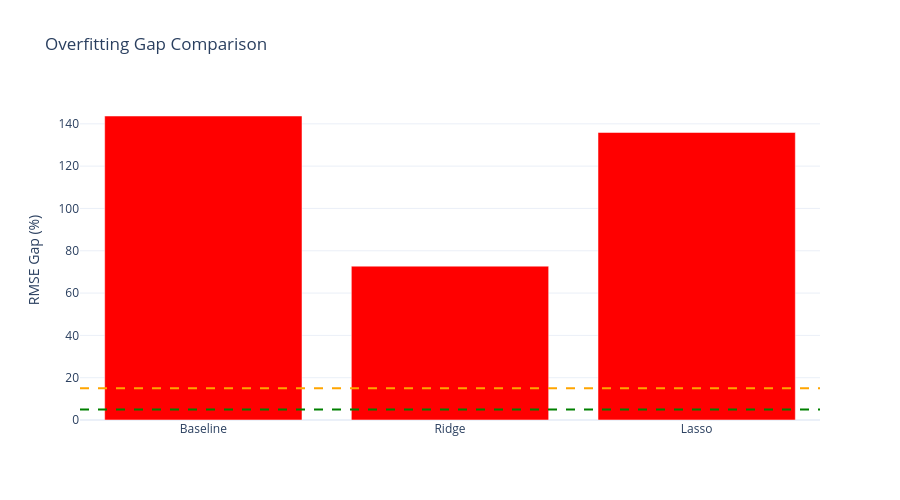

The notebook cell saved with this chart:
### Markdown cell above
### Expected output

![r2_score_comparison](.doc/notebook_plots/03_Regularized/r2_score_comparison.png)

### Code cell
gaps = [
    (base_test_rmse - base_train_rmse)/base_train_rmse*100,
    (ridge_test_rmse - ridge_train_rmse)/ridge_train_rmse*100,
    (lasso_test_rmse - lasso_train_rmse)/lasso_train_rmse*100
]

colors = ['red' if gap > 15 else 'orange' if gap > 5 else 'green' for gap in gaps]

fig3 = go.Figure(data=go.Bar(x=models, y=gaps, marker_color=colors))
fig3.add_hline(y=5, line_dash="dash", line_color="green")
fig3.add_hline(y=15, line_dash="dash", line_color="orange")

fig3.update_layout(
    title='Overfitting Gap Comparison',
    yaxis_title='RMSE Gap (%)',
    height=500
)
fig3.write_image(".doc/notebook_plots/03_Regularized/overfitting_gap.png", scale=2)
fig3.show()

### Figure 1 — Plotly figure (JSON) as saved in the notebook; plotly's stock layout.template omitted (floating-point values rounded to 4 significant figures)
{"data": [{"marker": {"color": ["red", "red", "red"]}, "type": "bar", "x": ["Baseline", "Ridge", "Lasso"], "y": [143.7, 72.74, 135.9]}], "layout": {"height": 500, "shapes": [{"line": {"color": "green", "dash": "dash"}, "type": "line", "x0": 0, "x1": 1, "xref": "x domain", "y0": 5, "y1": 5, "yref": "y"}, {"line": {"color": "orange", "dash": "dash"}, "type": "line", "x0": 0, "x1": 1, "xref": "x domain", "y0": 15, "y1": 15, "yref": "y"}], "title": {"text": "Overfitting Gap Comparison"}, "yaxis": {"title": {"text": "RMSE Gap (%)"}}}}
